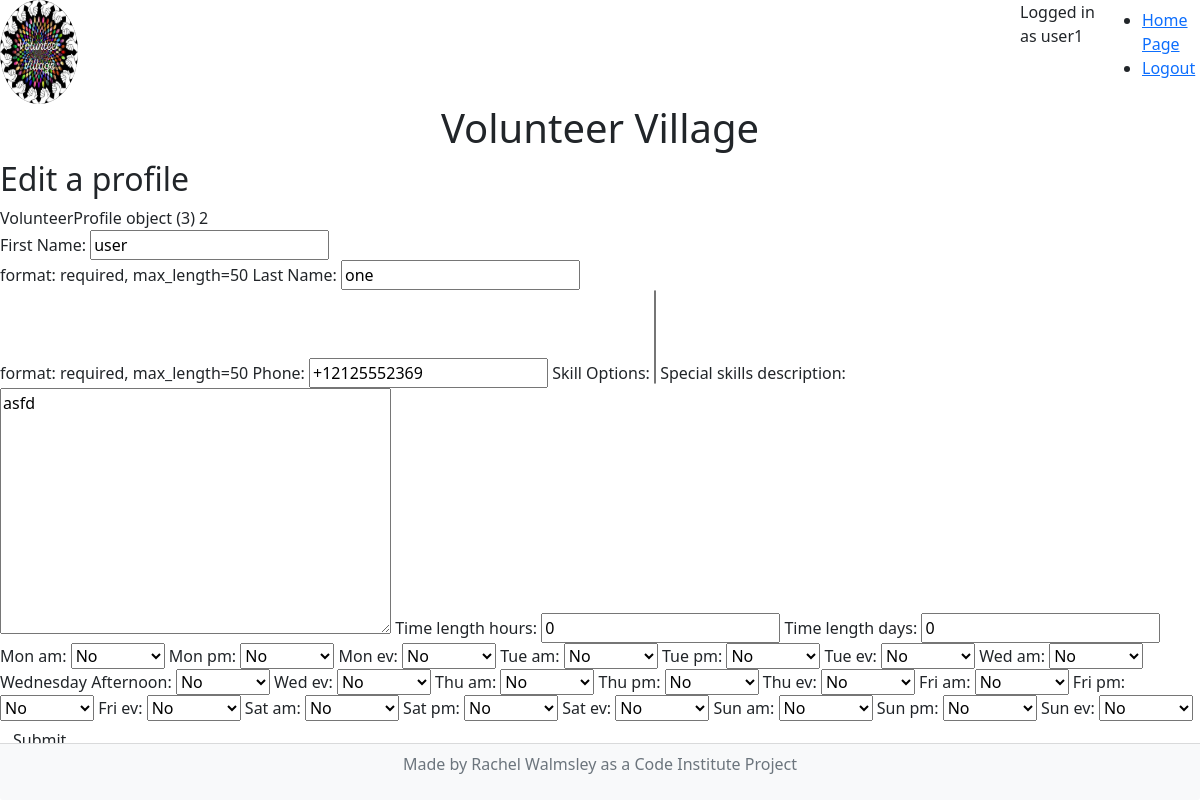
Page /volunteer/edit_profile (signed in) on the earlier database version.
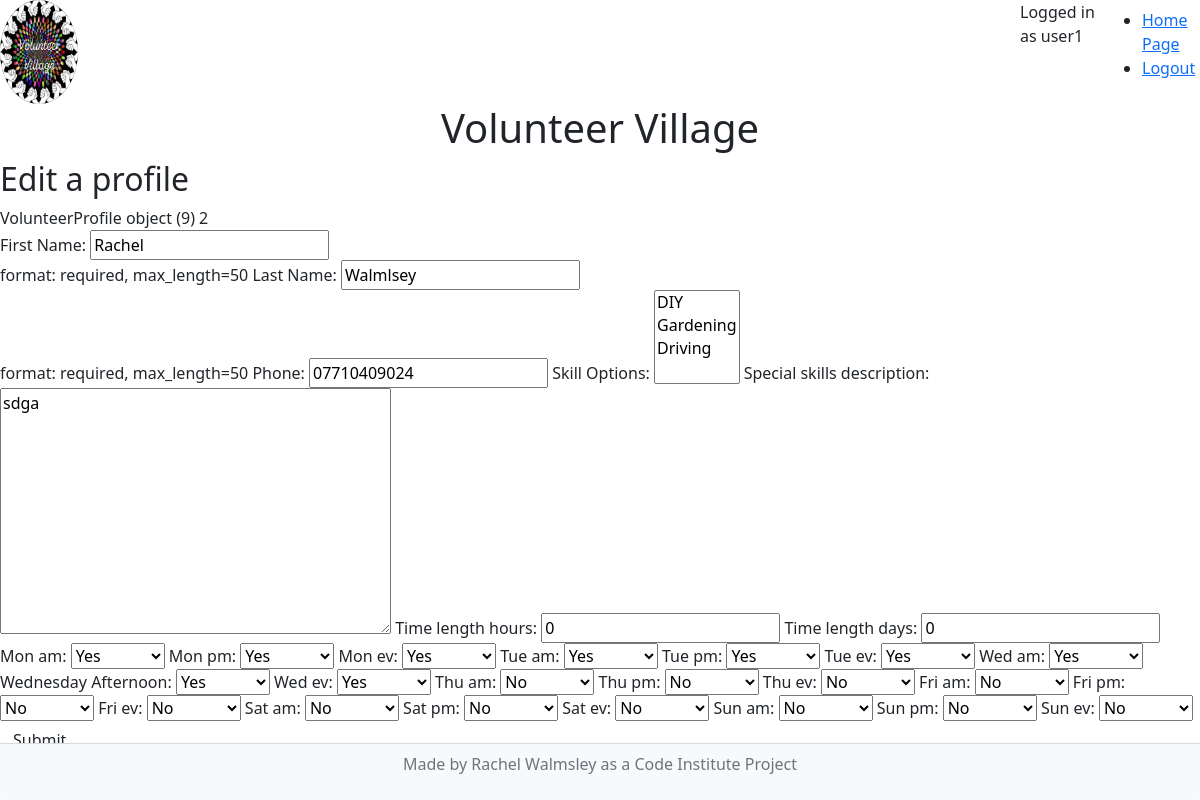
Same page on the later database version.
### volunteer/models.py (models this page shows)
class VolunteerProfile(models.Model):
    user_name = models.OneToOneField(User, on_delete=models.CASCADE)
    name = models.CharField(max_length=128)
    fname = models.CharField(
        max_length=50,
        null=False,
        blank=False,
        verbose_name='First Name',
        help_text='format: required, max_length=50',
    )
    lname = models.CharField(
        max_length=50,
        null=False,
        blank=False,
        verbose_name='Last Name',
        help_text='format: required, max_length=50',
    )
    phone = models.CharField(
        max_length=12,
        blank=False,
        null=False,
    )
    created_on = models.DateTimeField(
        auto_now_add=True,
    )
    updated_on = models.DateTimeField(
        auto_now_add = True,
    )
    skilled = models.ManyToManyField(SkillChoices, verbose_name=("Skill Options"),
        related_name="VolunteerProfiles")
    special_skills_description = models.TextField(
        null=False,
        blank=True,
        verbose_name='special skills description',
    )
    activated = models.BooleanField(
        default=False,
    )
    time_length_hours = models.PositiveSmallIntegerField(
        default=0,
        validators=[
            MaxValueValidator(168), #168 hours in a week
        ])
    time_length_days = models.PositiveSmallIntegerField(
        default=0,
        validators=[
            MaxValueValidator(7), #7 days in a week
        ])
    mon_am = models.BooleanField(default=False, null=True, blank=True)
    mon_pm = models.BooleanField(default=False, null=True, blank=True)
    mon_ev = models.BooleanField(default=False, null=True, blank=True )
    tue_am = models.BooleanField(default=False, null=True, blank=True)
    tue_pm = models.BooleanField(default=False, null=True, blank=True)
    tue_ev = models.BooleanField(default=False, null=True, blank=True)
    wed_am = models.BooleanField(default=False, null=True, blank=True)
    wed_pm = models.BooleanField(default=False, null=True, blank=True, verbose_name = "Wednesday Afternoon")
    wed_ev = models.BooleanField(default=False, null=True, blank=True)
    thu_am = models.BooleanField(default=False, null=True, blank=True)
    thu_pm = models.BooleanField(default=False, null=True, blank=True)
    thu_ev = models.BooleanField(default=False, null=True, blank=True)
    fri_am = models.BooleanField(default=False, null=True, blank=True)
    fri_pm = models.BooleanField(default=False, null=True, blank=True)
    fri_ev = models.BooleanField(default=False, null=True, blank=True)
    sat_am = models.BooleanField(default=False, null=True, blank=True)
    sat_pm = models.BooleanField(default=False, null=True, blank=True)
    sat_ev = models.BooleanField(default=False, null=True, blank=True)
    sun_am = models.BooleanField(default=False, null=True, blank=True)
    sun_pm = models.BooleanField(default=False, null=True, blank=True)
    sun_ev = models.BooleanField(default=False, null=True, blank=True)

### volunteer/views.py (the view)
# urls.py: path("volunteer/edit_profile", views.edit_profile, name="edit"),
def edit_profile(request):
    pk_logged_in = request.user.pk
    availabilities = get_object_or_404(VolunteerProfile, user_name_id =pk_logged_in)
    if request.method == 'POST':
        form = ProfileForm(request.POST, instance=availabilities)
        if form.is_valid():
            form.save()
            return redirect('read')
    form = ProfileForm(instance = availabilities)
    context = {
        'form': form,
        'availabilities': availabilities,
        'pk_logged_in': pk_logged_in
    }
    return render(request, 'volunteer/edit_profile.html', context)

### volunteer/forms.py
class ProfileForm(forms.ModelForm):
    class Meta:
        model = VolunteerProfile
        fields = ('fname', 'lname', 'phone', 'skilled', 'special_skills_description', 'time_length_hours', 'time_length_days', 'mon_am', 'mon_pm', 'mon_ev', 'tue_am', 'tue_pm', 'tue_ev', 'wed_am', 'wed_pm', 'wed_ev', 'thu_am', 'thu_pm', 'thu_ev', 'fri_am', 'fri_pm', 'fri_ev', 'sat_am', 'sat_pm', 'sat_ev', 'sun_am', 'sun_pm', 'sun_ev',)

### volunteer/models.py (called while the page is built)
    def __str__(self):
        return self.name

### templates/volunteer/edit_profile.html (shortened to what this page needs)
{% extends "base.html" %}
{% block content %}
<h2>Edit a profile</h2>
{{ availabilities }} {{ pk_logged_in }}
<form method="post">
    {{ form.as_table }}
    <button type="submit" class="btn">Submit</button>
</form>
{% endblock %}

Differences in the rows shown:
removed VolunteerProfile: id "VolunteerProfile object (3)", fname "user", lname "one", phone "+12125552369", special_skills_description "asfd", time_length_hours "0", time_length_days "0", mon_am "No", mon_pm "No", mon_ev "No", tue_am "No", tue_pm "No", tue_ev "No", wed_am "No", wed_pm "No", wed_ev "No", thu_am "No", thu_pm "No", thu_ev "No", fri_am "No", fri_pm "No", fri_ev "No", sat_am "No", sat_pm "No", sat_ev "No", sun_am "No", sun_pm "No", sun_ev "No"
added VolunteerProfile: id "VolunteerProfile object (9)", fname "Rachel", lname "Walmlsey", phone "07710409024", special_skills_description "sdga", time_length_hours "0", time_length_days "0", mon_am "Yes", mon_pm "Yes", mon_ev "Yes", tue_am "Yes", tue_pm "Yes", tue_ev "Yes", wed_am "Yes", wed_pm "Yes", wed_ev "Yes", thu_am "No", thu_pm "No", thu_ev "No", fri_am "No", fri_pm "No", fri_ev "No", sat_am "No", sat_pm "No", sat_ev "No", sun_am "No", sun_pm "No", sun_ev "No"
Other differences:
form field skilled: (not shown) → "DIY / Gardening / Driving"
